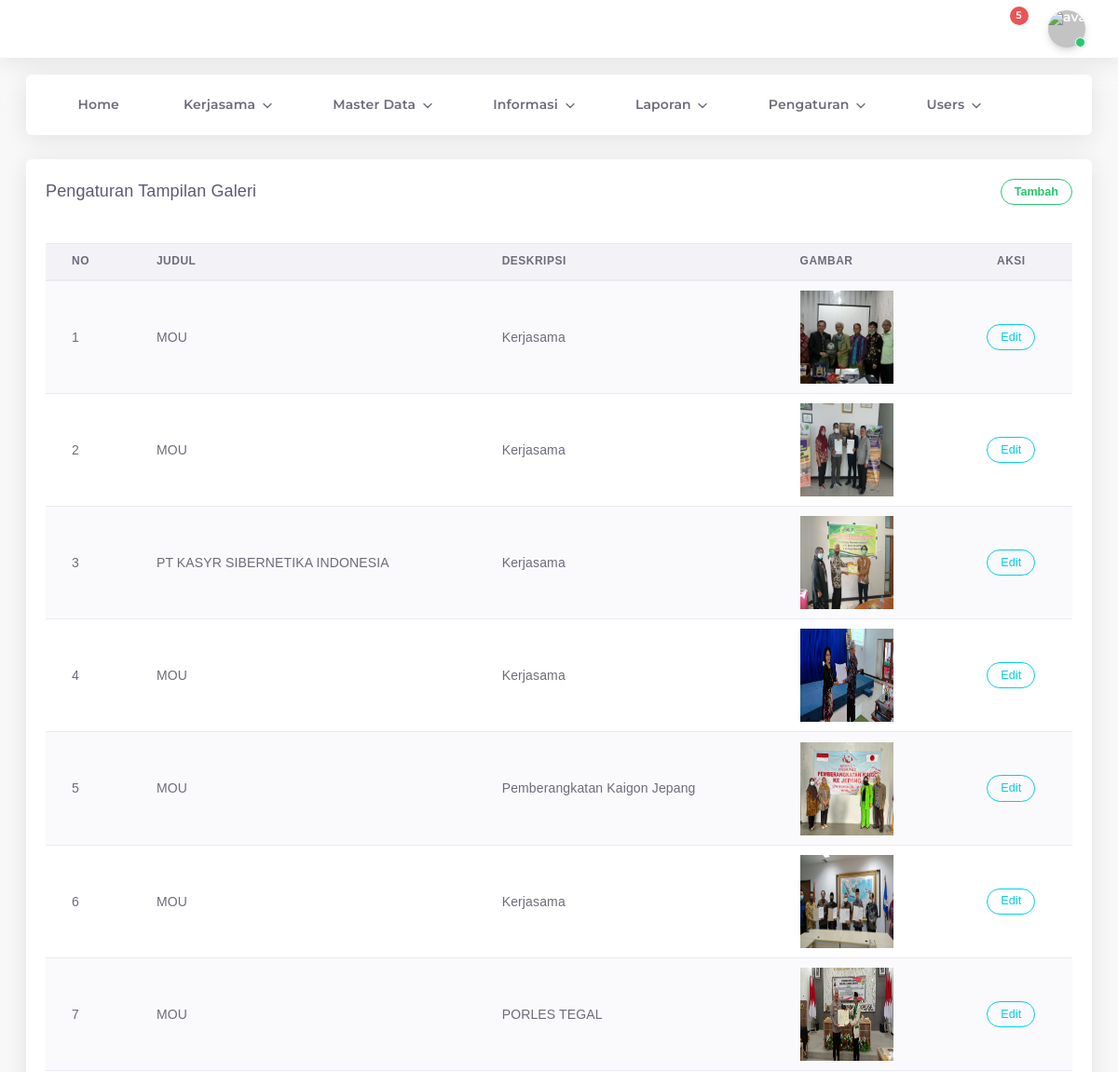
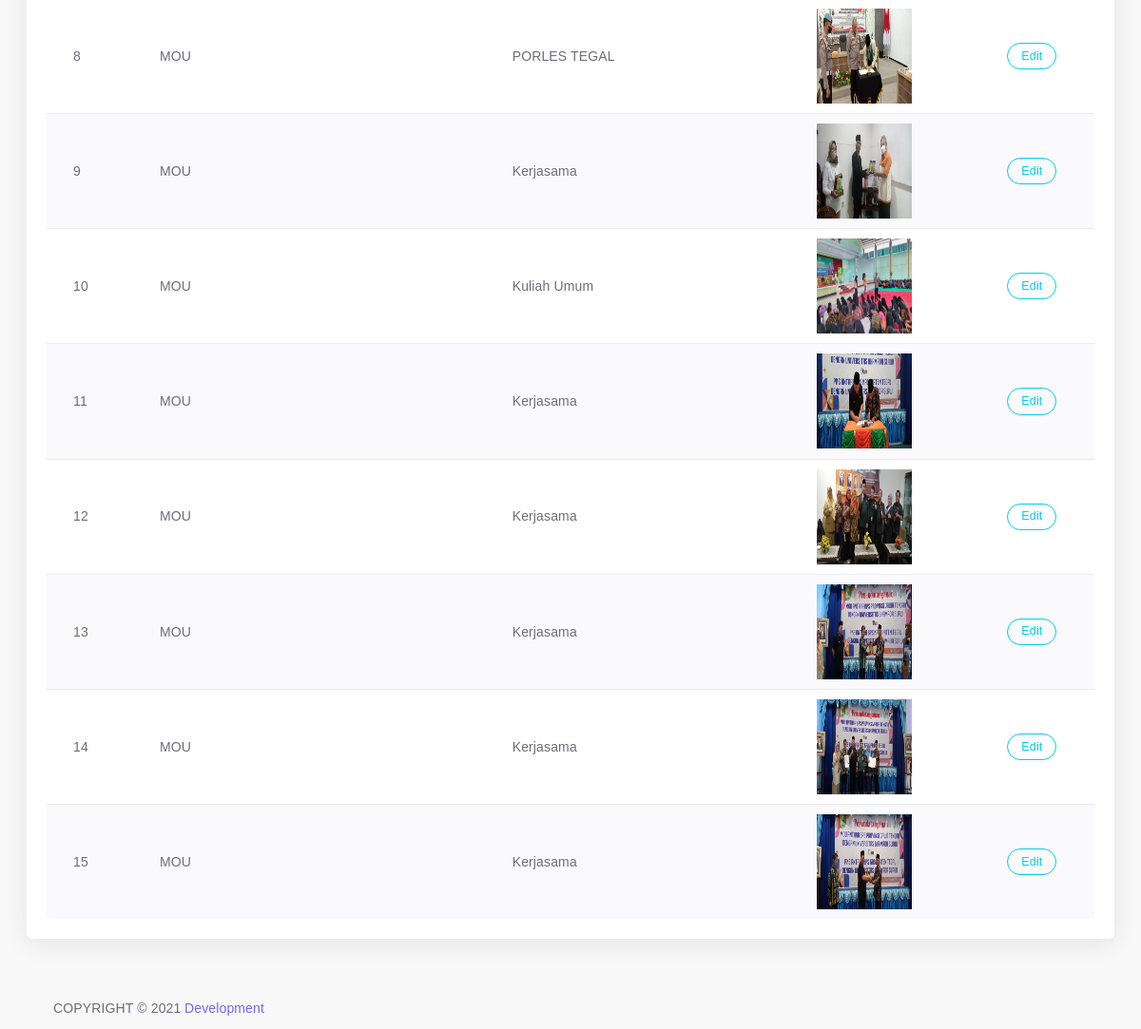
The page /admin/galeri.php (signed in) on the database as committed earlier (2 pictures, top to bottom).
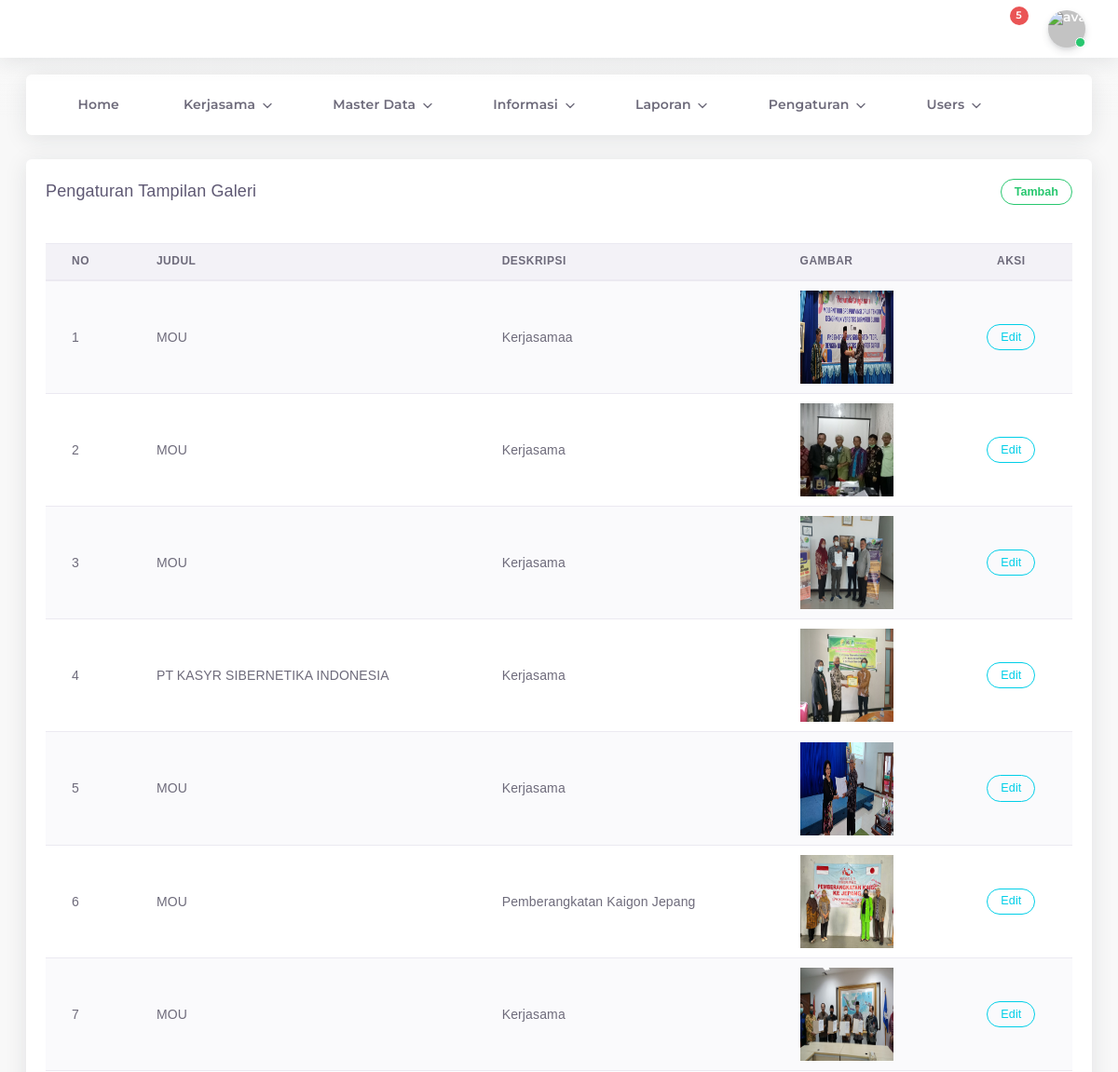
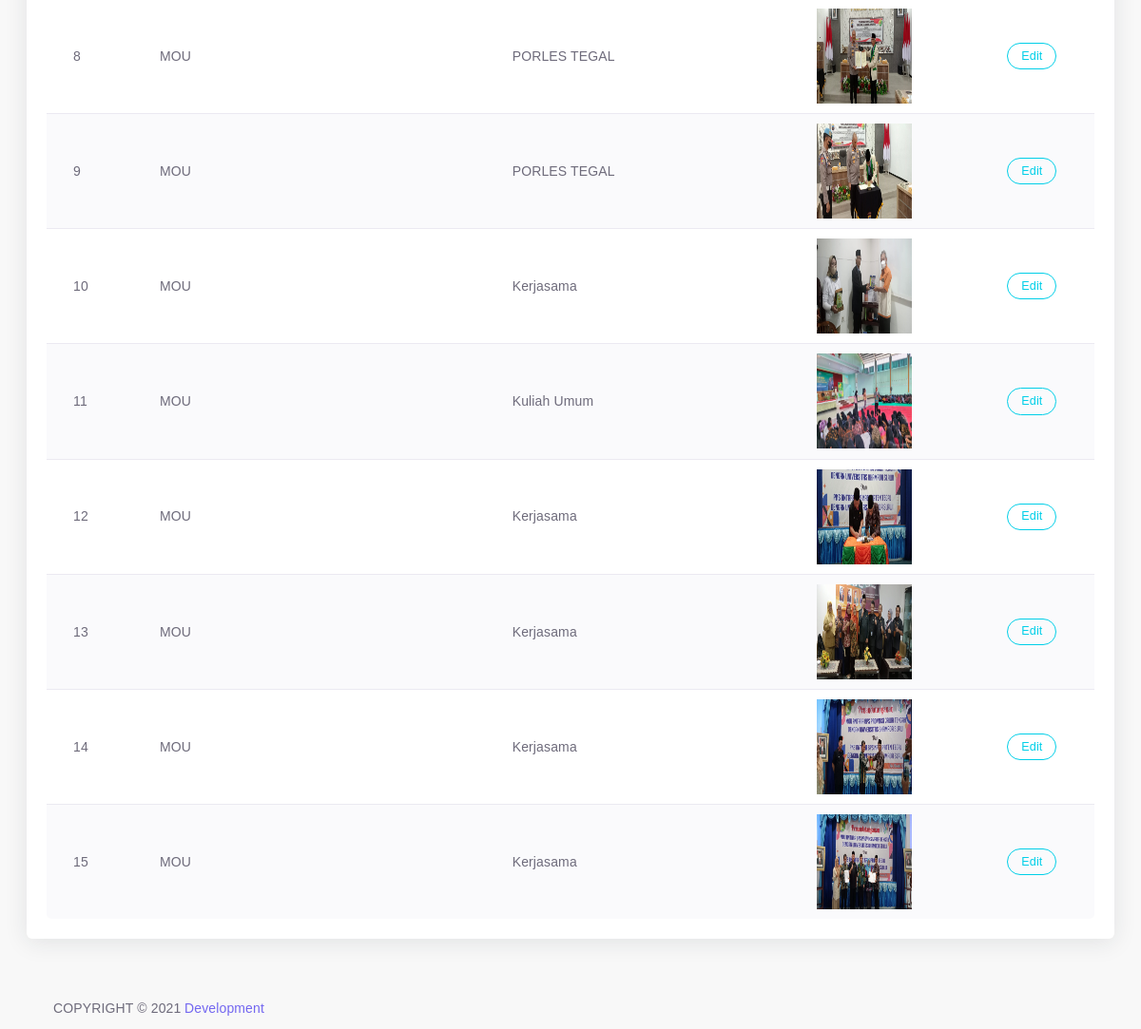
The same page on the database as committed later (2 pictures, top to bottom).
### tables this page shows
CREATE TABLE `galeri` (
  `id` int(11) NOT NULL,
  `judul` varchar(255) NOT NULL,
  `deskripsi` text NOT NULL,
  `gambar` varchar(500) NOT NULL
);

### admin/galeri.php (the view, shortened to what this page needs)
<?php
include "header.php";
?>
<div class="app-content content ">
  <div class="content-wrapper container-xxl p-0">
    <div class="row match-height">
      <div class="col-lg-12">
        <div class="card">
          <div class="card-header">
            <h4 class="card-title">Pengaturan Tampilan Galeri</h4>
            <button type="button" class="btn btn-outline-success round btn-sm" data-toggle="modal" data-target="#add">
              <strong>Tambah</strong>
            </button>
          </div>
          <div class="card-body table-responsive">
            <table id="dataTables" class="table table-striped">
              <thead>
                <tr>
                  <th>No</th>
                  <th>Judul</th>
                  <th>Deskripsi</th>
                  <th>Gambar</th>
                  <th style="text-align:center;">Aksi</th>
                </tr>
              </thead>
              <tbody>
                <?php
											include "config.php";
											$no = 1;
											$data = mysqli_query($kon, "SELECT * FROM galeri ORDER BY id ASC");
											while($hasil = mysqli_fetch_array($data)){
											?>
                <tr>
                  <td>
                    <?php echo $no++; ?>
                  </td>
                  <td><?php echo $hasil ['judul'];?></td>
                  <td><?php echo $hasil ['deskripsi'];?></td>
                  <td><img src="../img/<?php echo $hasil['gambar']; ?>" width="100" height="100"></td>
                  <td style="text-align:center ;">
                    <a href="#" type="button" class="open_modal btn btn-outline-info round btn-sm" data-toggle="modal"
                      data-target="#edit<?php echo $hasil['id']; ?>">Edit</a>
                  </td>
                </tr>
                <?php
									}
									?>
              </tbody>
            </table>
          </div>
        </div>
      </div>
    </div>
  </div>
  <div class="drag-target"></div>
  <?php include "footer.php";?>
  </body>
  </html>

### admin/header.php (shortened to what this page needs)
<!DOCTYPE html>
<html class="loading" lang="en" data-textdirection="ltr">
  <head>
    <link rel="stylesheet" type="text/css" href="../vendor/app-assets/css/pages/page-auth.css">
    <link rel="stylesheet" type="text/css" href="../vendor/app-assets/css/plugins/forms/form-validation.css">
    <link rel="stylesheet" type="text/css" href="../vendor/app-assets/vendors/css/vendors.min.css">
    <link rel="stylesheet" type="text/css" href="../vendor/app-assets/vendors/css/charts/apexcharts.css">
    <link rel="stylesheet" type="text/css" href="../vendor/app-assets/css/bootstrap.css">
    <link rel="stylesheet" type="text/css" href="../vendor/app-assets/css/bootstrap-extended.css">
    <link rel="stylesheet" type="text/css" href="../vendor/app-assets/css/colors.css">
    <link rel="stylesheet" type="text/css" href="../vendor/app-assets/css/components.css">
    <link rel="stylesheet" type="text/css" href="../vendor/app-assets/css/themes/dark-layout.css">
    <link rel="stylesheet" type="text/css" href="../vendor/app-assets/css/themes/bordered-layout.css">
    <link rel="stylesheet" type="text/css" href="../vendor/app-assets/css/themes/semi-dark-layout.css">
    <link rel="stylesheet" type="text/css" href="../vendor/app-assets/css/core/menu/menu-types/horizontal-menu.css">
    <link rel="stylesheet" type="text/css" href="../vendor/app-assets/css/pages/dashboard-ecommerce.css">
    <link rel="stylesheet" type="text/css" href="../vendor/app-assets/css/plugins/charts/chart-apex.css">
    <link rel="stylesheet" type="text/css" href="../vendor/assets/css/style.css">
    <link rel="stylesheet" type="text/css" href="../vendor/app-assets/vendors/css/forms/select/select2.min.css">
    <link rel="stylesheet" type="text/css" href="../vendor/app-assets/vendors/css/pickers/pickadate/pickadate.css">
    <link rel="stylesheet" type="text/css" href="../vendor/app-assets/vendors/css/pickers/flatpickr/flatpickr.min.css">
    <link rel="stylesheet" href="../plugins/datatables-bs4/css/dataTables.bootstrap4.min.css">
    <link rel="stylesheet" href="../plugins/datatables-responsive/css/responsive.bootstrap4.min.css">
    <link rel="stylesheet" type="text/css" href="../vendor/app-assets/vendors/css/file-uploaders/dropzone.min.css">
    <link rel="stylesheet" type="text/css" href="../vendor/app-assets/css/plugins/forms/form-file-uploader.css">
  </head>
  <body class="horizontal-layout horizontal-menu  navbar-floating footer-static  " data-open="hover"
    data-menu="horizontal-menu" data-col="">
    <nav class="header-navbar navbar-expand-lg navbar navbar-fixed align-items-center navbar-shadow navbar-brand-center"
      data-nav="brand-center">
      <div class="navbar-container d-flex content">
        <ul class="nav navbar-nav align-items-center ml-auto">
          <li class="nav-item d-none d-lg-block">
            <a class="nav-link nav-link-style">
              <i class="ficon" data-feather="moon"></i>
            </a>
          </li>
          <li class="nav-item dropdown dropdown-notification mr-25">
            <a class="nav-link" href="javascript:void(0);" data-toggle="dropdown">
              <i class="ficon" data-feather="bell"></i>
              <span class="badge badge-pill badge-danger badge-up">5</span></a>
          </li>
          <li class="nav-item dropdown dropdown-user">
            <a class="nav-link dropdown-toggle dropdown-user-link" id="dropdown-user" href="javascript:void(0);"
              data-toggle="dropdown" aria-haspopup="true" aria-expanded="false">
              <div class="user-nav d-sm-flex d-none">
              </div>
              <span class="avatar"><img class="round" src="../vendor/app-assets//images/portrait/small/avatar-s-11.jpg"
                  alt="avatar" height="40" width="40">
                <span class="avatar-status-online"></span></span>
            </a>
          </li>
        </ul>
      </div>
    </nav>
    <?php include 'menu.php';
?>

### admin/menu.php (shortened to what this page needs)
<div class="horizontal-menu-wrapper">
  <div
    class="header-navbar navbar-expand-sm navbar navbar-horizontal floating-nav navbar-light navbar-shadow menu-border container-xxl"
    role="navigation" data-menu="menu-wrapper" data-menu-type="floating-nav">
    <div class="navbar-container main-menu-content" data-menu="menu-container">
      <ul class="nav navbar-nav" id="main-menu-navigation" data-menu="menu-navigation">
        <li data-menu="" <?php if (isset($_GET["home"])){echo 'class="active"';}?>>
          <a class="dropdown-item d-flex align-items-center" href="home.php?home">
            <i data-feather="home"></i>
            <span data-i18n="Documentation"><strong>Home</strong></span>
          </a>
        </li>
        <li class="dropdown nav-item" data-menu="dropdown"
          <?php if (isset($_GET["kerjasama"])){echo 'class="active"';}?>>
          <a class="dropdown-toggle nav-link d-flex align-items-center" data-toggle="dropdown">
            <i data-feather='folder-plus'></i>
            <span data-i18n="Misc"><strong>Kerjasama</strong> </span></a>
        </li>
        <li class="dropdown nav-item" data-menu="dropdown"
          <?php if (isset($_GET["master"])){echo 'class="active"';}?>>
          <a class="dropdown-toggle nav-link d-flex align-items-center" data-toggle="dropdown">
            <i data-feather="box"></i>
            <span data-i18n="Misc"><strong>Master Data</strong></span></a>
        </li>
        <li class="dropdown nav-item" data-menu="dropdown"
          <?php if (isset($_GET["master"])){echo 'class="active"';}?>>
          <a class="dropdown-toggle nav-link d-flex align-items-center" data-toggle="dropdown">
            <i data-feather="info"></i>
            <span data-i18n="Misc"><strong>Informasi</strong></span></a>
        </li>
        <li class="dropdown nav-item" data-menu="dropdown">
          <a class="dropdown-toggle nav-link d-flex align-items-center" href="#" data-toggle="dropdown">
            <i data-feather="database"></i>
            <span data-i18n="Misc"><strong>Laporan</strong></span></a>
        </li>
        <li class="dropdown nav-item" data-menu="dropdown">
          <a class="dropdown-toggle nav-link d-flex align-items-center" href="#" data-toggle="dropdown">
            <i data-feather="settings"></i>
            <span data-i18n="Misc"><strong>Pengaturan</strong></span></a>
        </li>
        <li class="dropdown nav-item" data-menu="dropdown">
          <a class="dropdown-toggle nav-link d-flex align-items-center" href="#" data-toggle="dropdown">
            <i data-feather="settings"></i>
            <span data-i18n="Misc"><strong>Users</strong></span></a>
        </li>
      </ul>
    </div>
  </div>
</div>

### admin/footer.php (shortened to what this page needs)
<footer class="footer footer-static footer-light">
  <p class="clearfix mb-0"><span class="float-md-left d-block d-md-inline-block mt-25">COPYRIGHT &copy; 2021<a
        class="ml-25" href="#" target="_blank">Development</a></span></p>
</footer>

### admin/header.php (style rules this page uses)
.navbar-floating, .label { font-size: 14px; font-weight: 400; font-family: Rubik, sans-serif; }

Rows that differ between the two databases and show on the page:
removed galeri: judul "MOU", deskripsi "Kerjasama", gambar (picture)
added galeri: judul "MOU", deskripsi "Kerjasamaa", gambar (picture)
